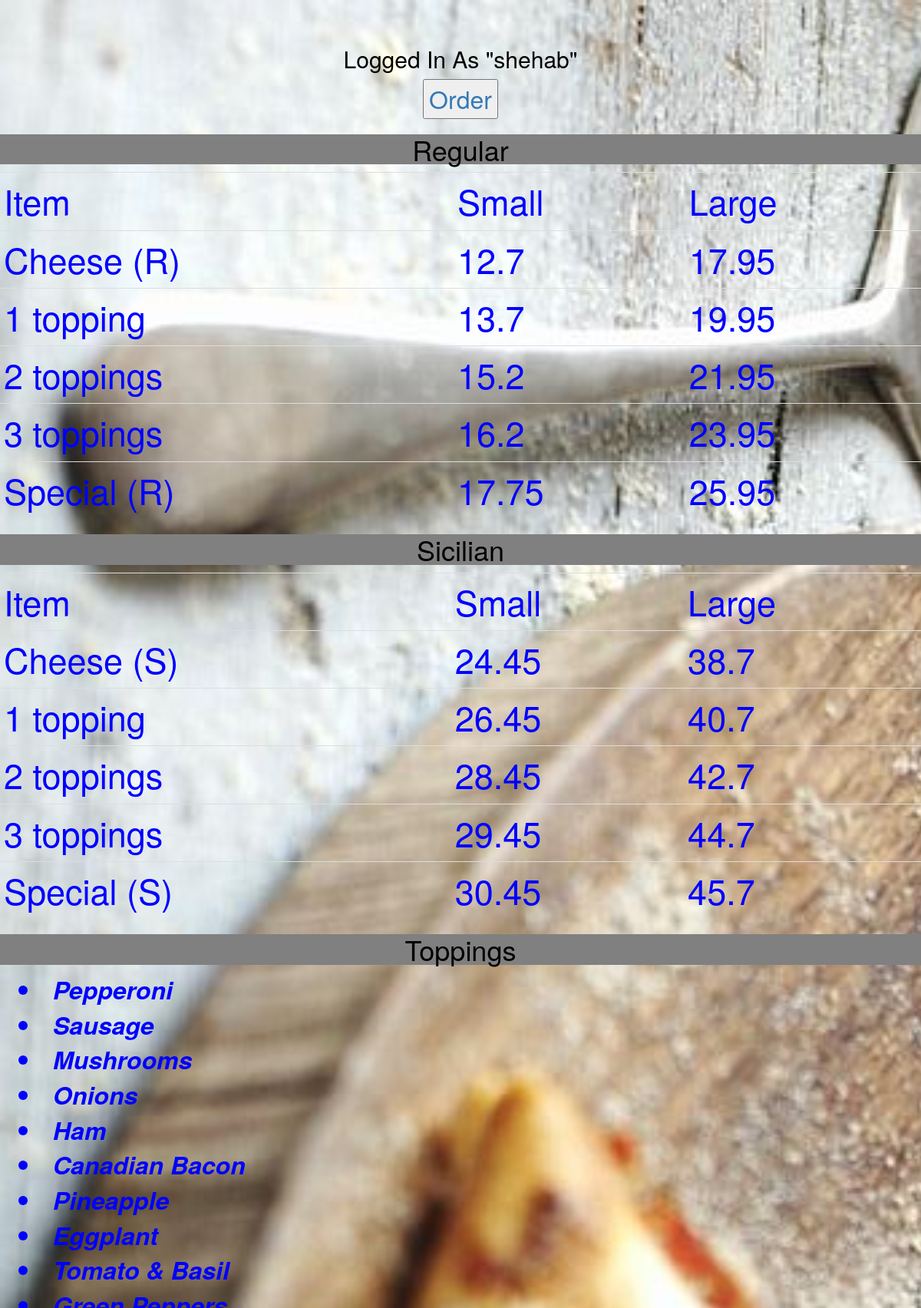
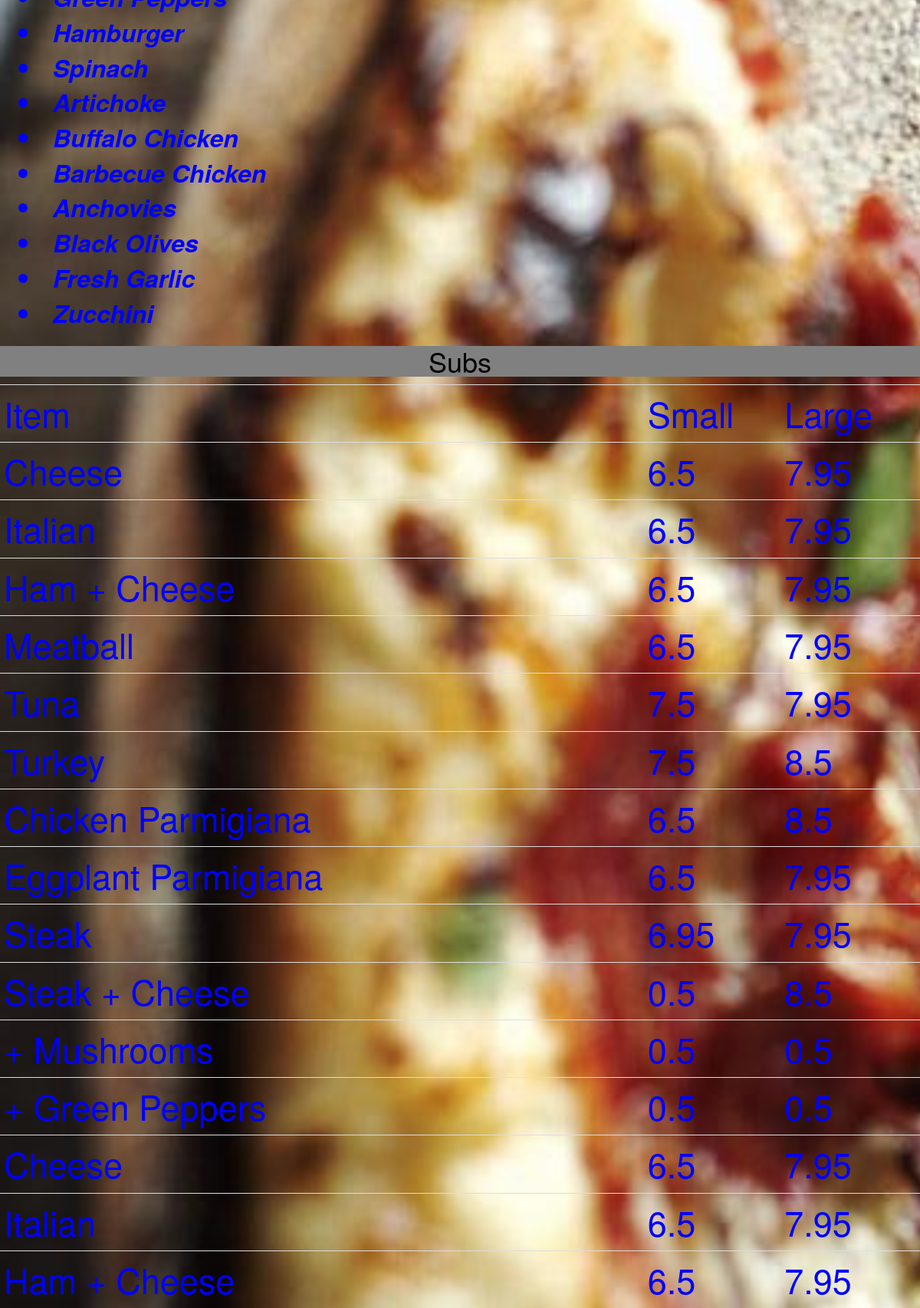
The app's page / (signed in, upper part) with its own data (2 pictures, top to bottom).
### orders/models.py (models this page shows, shortened)
class item(models.Model):
    name = models.CharField(max_length=64)
    small = models.FloatField(null=True)
    large = models.FloatField(null=True)
    type = models.CharField(max_length=64,default=None)

class toppings(models.Model):
    name = models.CharField(max_length=64)

### orders/views.py (the view)
# urls.py: path("", views.index, name="index"),
def index(request):
    if not request.user.is_authenticated:
        return render(request, "orders/login.html")
    context = {
        "user" : request.user,
        "dinner": item.objects.filter(type='Dinner'),
        "regular":item.objects.filter(type='Regular').all(),
        "sicilian":item.objects.filter(type='Sicilian').all(),
        "p_s":pasta_salads.objects.all(),
        "subs":item.objects.filter(type='Subs'),
        "top":toppings.objects.all(),
    }
    return render(request, "orders/index.html",context)

### orders/templates/orders/index.html (shortened to what this page needs)
{% extends "orders/base.html" %}
{%block body%}
<div class="tab">
  <div class="">
    <h2>Logged In As "{{user.username}}"</h2>
  </div>
  <div class="x">
    <a href="{% url 'addtocart'  %}"><button type="button" name="button">Order</button></a>
  </div>
      <h1>Regular</h1>
      <table class="table table-condensed">
        <tr>
            <td>Item</td>
            <td>Small</td>
            <td>Large</td>
          </tr>
          {% for i in regular%}
          <tr>
            <td>{{i.name}}</td>
            <td>{{i.small}}</td>
            <td>{{i.large}}</td>
          </tr>
          {% endfor %}
      </table>
      <h1>Sicilian</h1>
      <table class="table table-condensed">
        <tr>
              <td>Item</td>
              <td>Small</td>
              <td>Large</td>
        </tr>
        {% for i in sicilian%}
          <tr>
              <td>{{i.name}}</td>
              <td>{{i.small}}</td>
              <td>{{i.large}}</td>
          </tr>
        {% endfor %}
      </table>
      <h1>Toppings</h1>
      <div class="top">
            {% for i in top%}
                  <li>{{i.name}}</li>
            {% endfor %}
      </div>
      <h1>Subs</h1>
      <table class="table table-condensed">
        <tr>
              <td>Item</td>
              <td>Small</td>
              <td>Large</td>
        </tr>
        {% for i in subs%}
          <tr>
              <td>{{i.name}}</td>
              <td>{{i.small}}</td>
              <td>{{i.large}}</td>
          </tr>
        {% endfor %}
      </table>
</div>
{%endblock%}

### orders/templates/orders/base.html (shortened to what this page needs)
{% load static %}
<html>
      <head>
      </head>
      <body>
        <link rel="stylesheet" type="text/css" href="{% static 'orders/style.css' %}">
        <link rel="stylesheet" href="https://maxcdn.bootstrapcdn.com/bootstrap/3.4.1/css/bootstrap.min.css">
          {% block body %}
          {% endblock %}
      </body>
  </html>

### orders/static/orders/style.css (style rules this page uses)
.tab { text-align: center; font-size: 40; color: black; margin-top:5%; }
body { background-image: url('images/pizza.jpg'); background-repeat: no-repeat; background-size: cover; }
.top { color: blue; font-style:italic; font-weight: bolder; font-size: 32; text-align: left; margin-left: 2%; }
.table-condensed { color:blue; font-size: 45; }
.x { text-align:center; font-size:32; }
h1 { font-size: 70; font-weight:600; background: grey; }

### records on screen
item: name "Cheese (R)", small "12.7", large "17.95"
item: name "1 topping", small "13.7", large "19.95"
item: name "2 toppings", small "15.2", large "21.95"
item: name "3 toppings", small "16.2", large "23.95"
item: name "Special (R)", small "17.75", large "25.95"
item: name "Cheese (S)", small "24.45", large "38.7"
item: name "1 topping", small "26.45", large "40.7"
item: name "2 toppings", small "28.45", large "42.7"
item: name "3 toppings", small "29.45", large "44.7"
item: name "Special (S)", small "30.45", large "45.7"
toppings: name "Pepperoni"
toppings: name "Sausage"
toppings: name "Mushrooms"
toppings: name "Onions"
toppings: name "Ham"
toppings: name "Canadian Bacon"
toppings: name "Pineapple"
toppings: name "Eggplant"
toppings: name "Tomato & Basil"
toppings: name "Green Peppers"
toppings: name "Hamburger"
toppings: name "Spinach"
toppings: name "Artichoke"
toppings: name "Buffalo Chicken"
toppings: name "Barbecue Chicken"
toppings: name "Anchovies"
toppings: name "Black Olives"
toppings: name "Fresh Garlic"
toppings: name "Zucchini"
item: name "Cheese", small "6.5", large "7.95"
item: name "Italian", small "6.5", large "7.95"
item: name "Ham + Cheese", small "6.5", large "7.95"
item: name "Meatball", small "6.5", large "7.95"
item: small "7.5", large "7.95"
item: name "Turkey", small "7.5", large "8.5"
item: name "Chicken Parmigiana", small "6.5", large "8.5"
item: name "Eggplant Parmigiana", small "6.5", large "7.95"
item: name "Steak", small "6.95", large "7.95"
item: name "Steak + Cheese", small "0.5", large "8.5"
item: name "+ Mushrooms", small "0.5", large "0.5"
item: name "+ Green Peppers", small "0.5"
item: name "Cheese", small "6.5", large "7.95"
item: name "Italian", small "6.5", large "7.95"
item: name "Ham + Cheese", small "6.5", large "7.95"

### other values on screen
{{ user.username }} "shehab"
